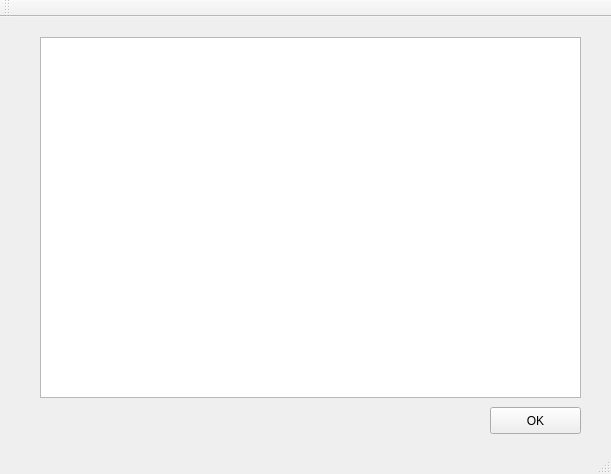
<?xml version="1.0" encoding="UTF-8"?>
<ui version="4.0">
 <class>MainWindow</class>
 <widget class="QMainWindow" name="MainWindow">
  <property name="geometry">
   <rect>
    <x>0</x>
    <y>0</y>
    <width>611</width>
    <height>474</height>
   </rect>
  </property>
  <property name="windowTitle">
   <string>MainWindow</string>
  </property>
  <widget class="QWidget" name="centralWidget">
   <widget class="QGraphicsView" name="graphicsView">
    <property name="geometry">
     <rect>
      <x>40</x>
      <y>20</y>
      <width>541</width>
      <height>361</height>
     </rect>
    </property>
   </widget>
   <widget class="QPushButton" name="pushButton">
    <property name="geometry">
     <rect>
      <x>490</x>
      <y>390</y>
      <width>91</width>
      <height>27</height>
     </rect>
    </property>
    <property name="text">
     <string>OK</string>
    </property>
   </widget>
  </widget>
  <widget class="QMenuBar" name="menuBar">
   <property name="geometry">
    <rect>
     <x>0</x>
     <y>0</y>
     <width>611</width>
     <height>25</height>
    </rect>
   </property>
  </widget>
  <widget class="QToolBar" name="mainToolBar">
   <attribute name="toolBarArea">
    <enum>TopToolBarArea</enum>
   </attribute>
   <attribute name="toolBarBreak">
    <bool>false</bool>
   </attribute>
  </widget>
  <widget class="QStatusBar" name="statusBar"/>
 </widget>
 <layoutdefault spacing="6" margin="11"/>
 <resources/>
 <connections/>
</ui>
